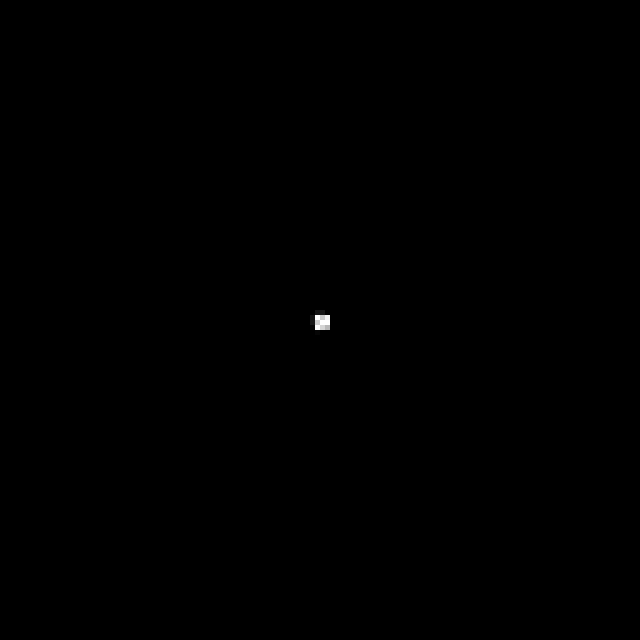
Frame 1 (no input)
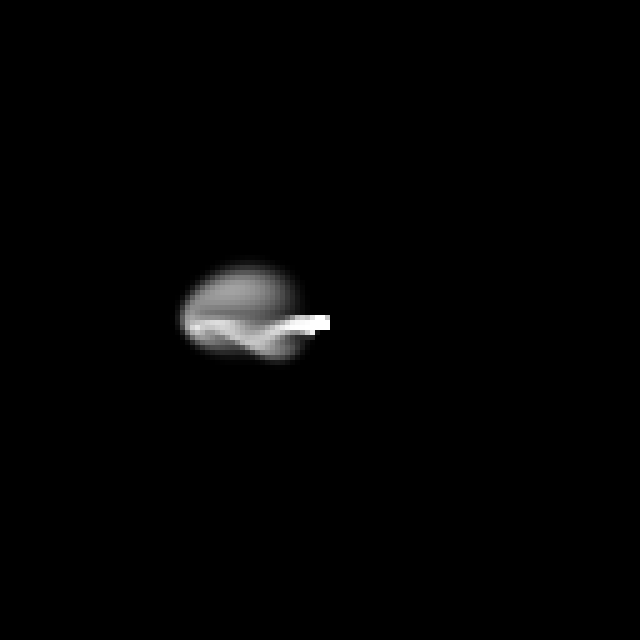
Frame 60 (the mouse pressed at the canvas centre just before this capture)
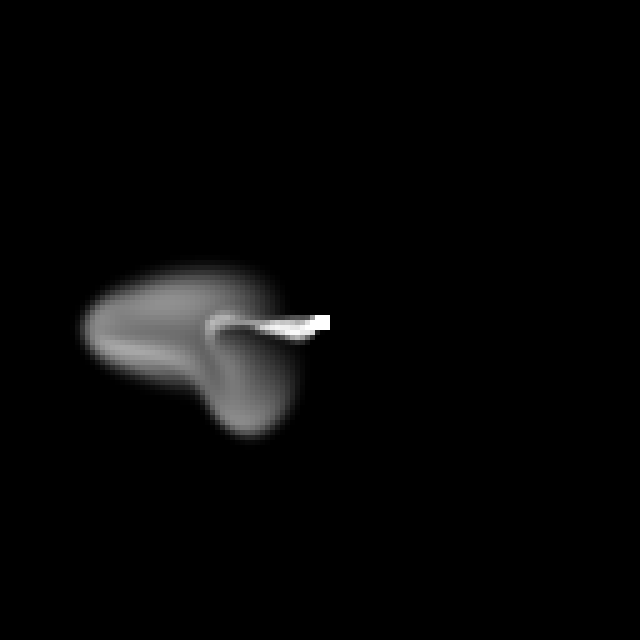
Frame 120 (the mouse held since frame 60 and released just before this capture)

The Processing sketch that drew these frames (run headless with seeded random() and noise(); from frame 60 on, the mouse is pressed at the canvas centre):

// Processing sketch: fluidsimash
// ── fluidsimash.pde
float t=0;


Fluid fluid;

void settings(){
  size(N*SCALE,N*SCALE);
}

void setup(){
 fluid = new Fluid(0.5,0,0) ;
}

//void mouseDragged(){
//  fluid.addDensity(mouseX/SCALE, mouseY/SCALE, 100);
//  float amtX =mouseX-pmouseX;
//  float amtY =mouseY-pmouseY;
//  fluid.addVelocity(mouseX/SCALE, mouseY/SCALE, amtX, amtY);
//}

void draw() {
  background(0);
  int cx=int(0.5*width/SCALE);
  int cy=int(0.5*height/SCALE);
  
  for (int i=-1 ; i<=1 ; i++){
     for (int j=-1 ; j<=1 ; j++){ 
    fluid.addDensity(cx+i,cy+j,random(100,500));
     }
  }

  
  float angle=noise(t)* TWO_PI;
  PVector v= PVector.fromAngle(angle);
  
  v.mult(0.1);
  
  // float amtX =map(noise(t),0,1,-1,1);
  //float amtY = map(noise(t+1000),0,1,-1,1);
  t+=0.01;
  fluid.addVelocity(cx,cy, v.x, v.y);

  fluid.step();
  fluid.renderD();
  fluid.fadeD();
}

// ── Fluid.pde
final int iter=10;
final int N=128;
final int SCALE=5;

int IX(int x, int y){
  x=constrain (x ,0 , N-1);
  y=constrain(y,0,N-1);
  return x+y*N;
}

class Fluid{
    int size;
    float dt;
    float diff;
    float visc;
    
    float []s;
    float []density;
    
    float []Vx;
    float []Vy; 

    float []Vx0;
    float []Vy0;
    
    Fluid(float dt, float diffusion, float viscosity){
    
      this.size = N;
      this.dt = dt;
      this.diff = diffusion;
      this.visc = viscosity;
      
      this.s = new float[N*N];
      this.density = new float[N*N];
      
      this.Vx = new float[N*N];
      this.Vy = new float[N*N];
      
      this.Vx0 = new float[N*N];
      this.Vy0 = new float[N*N];
      }
      
  void step(){
   
    int N          = this.size;
    float visc     = this.visc;
    float diff     = this.diff;
    float dt       = this.dt;
    float[]Vx      = this.Vx;
    float[]Vy      = this.Vy;
    float[]Vx0     = this.Vx0;
    float[]Vy0     = this.Vy0;
    float[]s       = this.s;
    float[]density = this.density;
    
    diffuse(1, Vx0, Vx, visc, dt);
    diffuse(2, Vy0, Vy, visc, dt);
    
    project(Vx0, Vy0, Vx, Vy);
    
    advect(1, Vx, Vx0, Vx0, Vy0, dt);
    advect(2, Vy, Vy0, Vx0, Vy0, dt);
    
    project(Vx, Vy, Vx0, Vy0);
    
    diffuse(0, s, density, diff, dt);
    advect(0, density, s, Vx, Vy, dt);
  }

  void addDensity(int x , int y , float amount ){
    int index=IX(x,y);
    this.density[index]+= amount;
  }
  void addVelocity(int x , int y , float amountX, float amountY ){
    int index=IX(x,y);
    this.Vx[index]+= amountX;
    this.Vy[index]+=amountY;
  }
  void renderD(){
    for (int i = 0; i <N; i++){
    for (int j = 0 ; j <N; j++) {
      float x = i *SCALE;
      float y = j * SCALE;
      float d = this.density[IX(i,j)];
      fill(d);
      noStroke();
      square(x,y, SCALE);
      
    }
    }
  }
    void renderV(){
    for (int i = 0; i <N; i++){
    for (int j = 0 ; j <N; j++) {
      float x = i *SCALE;
      float y = j * SCALE;
      float vx = this.Vx[IX(i,j)];
      float vy = this.Vy[IX(i,j)];
      stroke(255);
      if (!(abs(vx)<0.1 && abs(vy)<=0.1)){
        line(x,y, x+vx*SCALE, y+vy*SCALE);
      }
      
    }
    }
  }
  void fadeD(){
    for (int i = 0; i < this.density.length; i++){
      float d=density[i];
      density[i]=constrain(d-0.1,0,255);
      
    }
  }
}

// ── more_fluid.pde
void diffuse (int b, float []x, float []x0, float diff, float dt) {
      float a = dt * diff * (N - 2) * (N - 2);
      lin_solve(b, x, x0, a, 1 + 6 * a);
}

void lin_solve(int b, float [] x, float []x0, float a, float c){
    float cRecip = 1.0 / c;
    for (int k = 0; k < iter; k++) {
          for (int j = 1; j < N - 1; j++) 
              for (int i = 1; i < N - 1; i++) {
                  x[IX(i, j)] =
                      (x0[IX(i, j)]
                          + a*(    x[IX(i+1, j )]
                                  +x[IX(i-1, j )]
                                  +x[IX(i  , j+1)]
                                  +x[IX(i  , j-1)]
                         )) * cRecip;
              }
    }
        
        set_bnd(b, x);
    
}
    
    
void project(float [] velocX, float [] velocY,  float [] p, float [] div){
        for (int j = 1; j < N - 1; j++) {
            for (int i = 1; i < N - 1; i++) {
                div[IX(i, j)] = -0.5f*(
                         velocX[IX(i+1, j )]
                        -velocX[IX(i-1, j)]
                        +velocY[IX(i  , j+1)]
                        -velocY[IX(i  , j-1 )]
                    )/N;
                p[IX(i, j)] = 0;
            }
        }
    set_bnd(0, div); 
    set_bnd(0, p);
    lin_solve(0, p, div, 1, 6);
        for (int j = 1; j < N - 1; j++) {
            for (int i = 1; i < N - 1; i++) {
                velocX[IX(i, j)] -= 0.5f * (  p[IX(i+1, j)]
                                                -p[IX(i-1, j)]) * N;
                velocY[IX(i, j)] -= 0.5f * (  p[IX(i, j+1)]
                                                -p[IX(i, j-1)]) * N;
            }
        }
    set_bnd(1, velocX);
    set_bnd(2, velocY);
}


void advect(int b, float []d, float []d0,  float[]velocX, float []velocY,  float dt){
    float i0, i1, j0, j1;
    
    float dtx = dt * (N - 2);
    float dty = dt * (N - 2);
    
    float s0, s1, t0, t1;
    float tmp1, tmp2, x, y;
    
    float Nfloat = N;
    float ifloat, jfloat;
    int i, j;
    
        for(j = 1, jfloat = 1; j < N - 1; j++, jfloat++) { 
            for(i = 1, ifloat = 1; i < N - 1; i++, ifloat++) {
                tmp1 = dtx * velocX[IX(i, j)];
                tmp2 = dty * velocY[IX(i, j)];
                x    = ifloat - tmp1; 
                y    = jfloat - tmp2;
                
                if(x < 0.5f) x = 0.5f; 
                if(x > Nfloat + 0.5f) x = Nfloat + 0.5f; 
                i0 = floor(x); 
                i1 = i0 + 1.0f;
                if(y < 0.5f) y = 0.5f; 
                if(y > Nfloat + 0.5f) y = Nfloat + 0.5f; 
                j0 = floor(y);
                j1 = j0 + 1.0f; 
                
                s1 = x - i0; 
                s0 = 1.0f - s1; 
                t1 = y - j0; 
                t0 = 1.0f - t1;

                
                int i0i = int(i0);
                int i1i = int(i1);
                int j0i = int(j0);
                int j1i = int(j1);
                
                d[IX(i, j)] = 
                
                    s0 * ( t0 * d0[IX(i0i, j0i)] + t1 * d0[IX(i0i, j1i)]) +
                   s1 * ( t0 *  d0[IX(i1i, j0i)] +  t1 *  d0[IX(i1i, j1i)]);
            }
        }
    set_bnd(b, d);
}


void set_bnd(int b, float []x){
      for(int i = 1; i < N - 1; i++) {
          x[IX(i, 0 )] = b == 2 ? -x[IX(i, 1)] : x[IX(i, 1 )];
          x[IX(i, N-1)] = b == 2 ? -x[IX(i, N-2)] : x[IX(i, N-2)];
      }
      for(int j = 1; j < N - 1; j++) {
          x[IX(0  , j)] = b == 1 ? -x[IX(1  , j)] : x[IX(1  , j)];
          x[IX(N-1, j)] = b == 1 ? -x[IX(N-2, j)] : x[IX(N-2, j)];
      }
    x[IX(0, 0)]       = 0.33f * (x[IX(1, 0)]
                                  + x[IX(0, 1)]
                                  + x[IX(0, 0)]);
    x[IX(0, N-1)]     = 0.33f * (x[IX(1, N-1)]
                                  + x[IX(0, N-2)]
                                  + x[IX(0, N-1)]);
    x[IX(N-1, 0)]     = 0.33f * (x[IX(N-2, 0)]
                                  + x[IX(N-1, 1)]
                                  + x[IX(N-1, 0)]);
    x[IX(N-1, N-1)]   = 0.33f * (x[IX(N-2, N-1)]
                                  + x[IX(N-1, N-2)]
                                  + x[IX(N-1, N-1)]);
}
